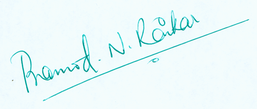
#> input picture media/signature_dataset/Dataset_Signature_Final/dataset1/real/00201002.png, 257 x 109 px, found by its file name
$ python test_signature_svm.py
#> lines starting #> are read from the running program, lines starting #| are printed output that depends on the picture
### users/utils/signature_svm.py
import os
import cv2
import numpy as np
from sklearn.svm import SVC
from sklearn.preprocessing import StandardScaler
from sklearn.metrics import accuracy_score, recall_score, f1_score, classification_report
import joblib


def load_signature_images(root_path):
    """Loads all genuine and forged signatures from every dataset directory."""
    print("[INFO] Loading Signature Dataset (ALL DATASETS)...")

    genuine_paths = []
    forged_paths = []

    # Folders for genuine signatures
    genuine_dirs = [
        "dataset1/real",
        "dataset2/real",
        "dataset3/real",
        "dataset4/real",
        "sample_Signature/genuine"
    ]

    # Folders for forged signatures
    forged_dirs = [
        "dataset1/forge",
        "dataset3/forge",
        "dataset4/forge",
        "sample_Signature/forged"
    ]

    for g_dir in genuine_dirs:
        full = os.path.join(root_path, g_dir)
        if os.path.exists(full):
            for img_name in os.listdir(full):
                if img_name.lower().endswith((".jpg", ".png", ".jpeg")):
                    genuine_paths.append(os.path.join(full, img_name))

    for f_dir in forged_dirs:
        full = os.path.join(root_path, f_dir)
        if os.path.exists(full):
            for img_name in os.listdir(full):
                if img_name.lower().endswith((".jpg", ".png", ".jpeg")):
                    forged_paths.append(os.path.join(full, img_name))

    print(f"[INFO] Genuine Images: {len(genuine_paths)}")
    print(f"[INFO] Forged Images: {len(forged_paths)}")

    return genuine_paths, forged_paths


def extract_sift_features(image_path, vector_size=128):
    """SIFT Feature Extraction according to PDF (Page 5-6)."""
#> called with vector_size = 128
    img = cv2.imread(image_path, cv2.IMREAD_GRAYSCALE)
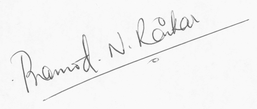
#> img: shape (109, 257); min 82, max 255, mean 244.2
    if img is None:
        return None

    sift = cv2.SIFT_create()
    keypoints, descriptors = sift.detectAndCompute(img, None)
#> keypoints = 28 keypoints; strongest (x, y, size): (174, 29, 3.1), (47, 76, 1.8), (46, 79, 2.2), (177, 27, 2.6)

    if descriptors is None:
        return None

    descriptor = descriptors.flatten()
#> descriptor = 3584 values, max 132 at index 2978, min 0 at index 0, mean 28.55

    # Pad or crop to 128 values as per PDF
    if descriptor.size < vector_size:
        descriptor = np.pad(descriptor, (0, vector_size - descriptor.size), mode='constant')
    else:
        descriptor = descriptor[:vector_size]
#> descriptor = 128 values, max 114 at index 36, min 0 at index 0, mean 27.94

    return descriptor


def train_signature_svm(signature_root, save_dir):
    print("\n========== TRAINING SIGNATURE SVM (PDF METHOD) ==========\n")

    genuine_paths, forged_paths = load_signature_images(signature_root)

    X = []
    y = []

    print("[INFO] Extracting SIFT features...")

    for path in genuine_paths:
        feat = extract_sift_features(path)
#> feat has the same summary as descriptor in extract_sift_features
        if feat is not None:
            X.append(feat)
            y.append(1)  # 1 = Genuine

    for path in forged_paths:
        feat = extract_sift_features(path)
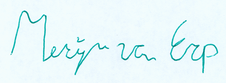
#> input picture media/signature_dataset/Dataset_Signature_Final/dataset1/forge/02100001.png, 226 x 83 px, found by its file name
#> in extract_sift_features (call 5), `img = cv2.imread(image_path, cv2.IMREAD_GRAYSCALE)`:
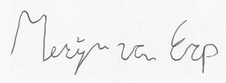
#> img: shape (83, 226); min 83, max 255, mean 242
#> in extract_sift_features (call 5), `keypoints, descriptors = sift.detectAndCompute(img, None)`: keypoints = 10 keypoints; (x, y, size): (197, 46, 2), (197, 46, 2), (206, 54, 1.9), (78, 57, 3.3), (47, 54, 3.2), (198, 53, 4.5), (139, 51, 4), (210, 50, 5.1), (83, 55, 6.3), (178, 52, 5.9)
#> in extract_sift_features (call 5), `descriptor = descriptors.flatten()`: descriptor = 1280 values, max 139 at index 1032, min 0 at index 0, mean 28.3
#> in extract_sift_features (call 5), `descriptor = descriptor[:vector_size]`: descriptor = 128 values, max 123 at index 11, min 0 at index 0, mean 28.55
#> feat has the same summary as descriptor in extract_sift_features
        if feat is not None:
            X.append(feat)
            y.append(0)  # 0 = Forged

    X = np.array(X)
    y = np.array(y)

    print(f"[INFO] Total Features Extracted: {len(X)}")

    # Scale features
    scaler = StandardScaler()
    X_scaled = scaler.fit_transform(X)

    svm = SVC(kernel="rbf", probability=True)
    svm.fit(X_scaled, y)

    # Predictions for internal evaluation
    y_pred = svm.predict(X_scaled)

    acc = accuracy_score(y, y_pred)
    rec = recall_score(y, y_pred)
    f1 = f1_score(y, y_pred)

    print("\n===== Signature SVM Metrics (Internal Evaluation) =====")
    print("Accuracy:", acc)
    print("Recall:", rec)
    print("F1 Score:", f1)
    print("\nClassification Report:\n", classification_report(y, y_pred))

    # Save model & scaler
    os.makedirs(save_dir, exist_ok=True)
    joblib.dump(svm, os.path.join(save_dir, "svm_signature.pkl"))
    joblib.dump(scaler, os.path.join(save_dir, "svm_scaler.pkl"))

    print(f"\n[INFO] Signature Model Saved At: {save_dir}")

    return svm, scaler

### users/utils/test_signature_svm.py
from signature_svm import train_signature_svm

SIGNATURE_ROOT = r"E:\Verifying bank checks using deep learning and image processing\code\check_classification\media\signature_dataset"
SAVE_DIR = r"E:\Verifying bank checks using deep learning and image processing\code\check_classification\media\signature_model"

train_signature_svm(SIGNATURE_ROOT, SAVE_DIR)
